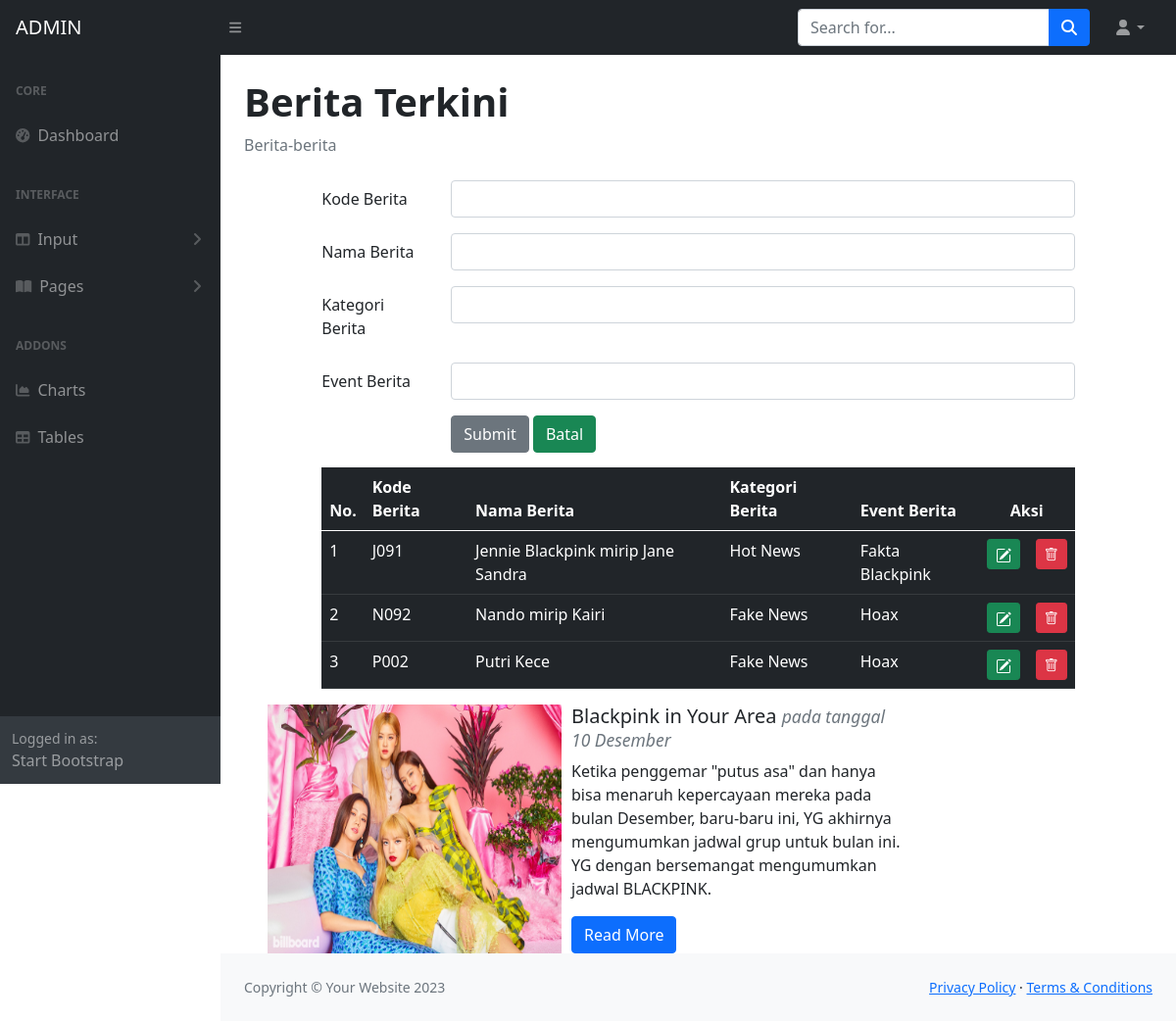
/ADMIN/b-berita.php, run on the app's committed database.
### tables this page shows
CREATE TABLE `jane` (
  `berita0141` char(4) NOT NULL,
  `beritaJUDUL` char(120) NOT NULL,
  `kategoriberitajane` char(225) NOT NULL,
  `event0141` char(250) NOT NULL
);

### ADMIN/berita.php (the view, shortened to what this page needs)
<!doctype html>
<?php
include "include/config.php";
?>
<head>
    <link rel="stylesheet" type="text/css" href="https://cdnjs.cloudflare.com/ajax/libs/select2/4.0.3/css/select2.min.css">
    <link rel="stylesheet" type="text/css" href="css/bootstrap.min.css">
    <link rel="stylesheet" href="https://cdn.jsdelivr.net/npm/bootstrap-icons@1.10.2/font/bootstrap-icons.css" integrity="
    sha384-b6lVK+yci+bfDmaY1u0zE8YYJt0TZxLEAFyYSLHId4xoVvsrQu3INevFKo+Xir8e">
</head>
<body>
<div class="row">
<div class="col-sm-1"></div>
<div class="col-sm-10">
<form method="POST">
<div class="mb-3 row">
    <label for="berita141" class="col-sm-2 col-form-label"> Kode Berita </label>
    <div class="col-sm-10">
      <input type="text" class="form-control" name="berita141"
      id="berita141">
    </div>
  </div>
  <div class="mb-3 row">
    <label for="beritaJUDUL" class="col-sm-2 col-form-label"> Nama Berita </label>
    <div class="col-sm-10">
      <input type="text" class="form-control" name="beritaJUDUL"
      id="beritaJUDUL">
    </div>
  </div>
  <div class="mb-3 row">
    <label for="kategoriberitajane" class="col-sm-2 col-form-label"> Kategori Berita </label>
    <div class="col-sm-10">
      <input type="text" class="form-control" name="kategoriberitajane"
      id="kategoriberitajane">
    </div>
  </div>
  <div class="mb-3 row">
    <label for="event141" class="col-sm-2 col-form-label"> Event Berita </label>
    <div class="col-sm-10">
      <input type="text" class="form-control" name="event141"
      id="event141">
    </div>
  </div>
  <div style="margin-bottom: 15px;" class="form-group row">
  <div class="col-sm-2"></div>
  <div class="col-sm-10">
    <input type="submit" name="Simpan" values="Simpan" class="btn btn-secondary">
    <input type="reset" class="btn btn-success" value="Batal" name="Batal">
  </div>
  </div>
</form>
<table class="table table-dark">
  <thead>
    <tr>
      <th scope="col"> No. </th>
      <th scope="col"> Kode Berita </th>
      <th scope="col"> Nama Berita </th>
      <th scope="col"> Kategori Berita </th>
      <th scope="col"> Event Berita </th>
      <th colspan="2" style="text-align: center">Aksi</th>
    </tr>
  </thead>
  <tbody>
  <?php
                    if(isset($_POST["kirim"]))
                    {
                        $search = $_POST["search"];
                        $query = mysqli_query($connection,  "select jane.* from jane
                            where beritaJUDUL like '%".$search."%'");
                    }else
                    {
                        $query = mysqli_query($connection, "select jane.* from jane");
                    }
                        $nomor = 1;
                        while($row = mysqli_fetch_array($query)) {
                    ?>
   <tr>
      <td><?php echo $nomor; ?></td>
      <td><?php echo $row['berita0141']; ?></td>
      <td><?php echo $row['beritaJUDUL']; ?></td>
      <td><?php echo $row['kategoriberitajane']; ?></td>
      <td><?php echo $row['event0141']; ?></td>
      <td width="5px">
        <a href="b-beritaEDIT.php?ubah=<?php echo $row["berita0141"]?>"
        class="btn btn-success btn-sm" title="Edit">
      </td>
        <td width="5px">
        <a href="beritaHAPUS.php?hapus=<?php echo $row["berita0141"] ?>"
        class="btn btn-danger btn-sm" title="HAPUS">
        <i class="bi bi-trash"></i>
        </a>
        </td>
    </tr>
   <?php $nomor = $nomor + 1; ?>
   <?php  } ?>
  </tbody>
</table>
</div>
</div>
<div class="container">
    <div class="row">
        <div class="col-sm-9">
            <div class="d-flex">
                <div class="flex-shrink-0">
                    <img style="width: 300px; height: 100%; margin-right: 10px;
                    text-align: justify"
                    src="images/blekping.png" alt="Kosong">
                </div>
                <div class="flex-grow-1">
                    <h5> Blackpink in Your Area <small class="text-muted">
                    <i>pada tanggal 10 Desember</i></small></h5>
                    <p>
                    Ketika penggemar "putus asa" dan hanya bisa menaruh kepercayaan mereka pada bulan Desember, baru-baru ini,
                    YG akhirnya mengumumkan jadwal grup untuk bulan ini. YG dengan bersemangat mengumumkan jadwal BLACKPINK.
                    </p>
                    <a href="" class="btn btn-primary"> Read More </a>
                </div>
            </div>
        </div>
</body>
</html>

### data on the page
jane: berita0141 "J091", beritaJUDUL "Jennie Blackpink mirip Jane Sandra", kategoriberitajane "Hot News", event0141 "Fakta Blackpink"
jane: berita0141 "N092", beritaJUDUL "Nando mirip Kairi", kategoriberitajane "Fake News", event0141 "Hoax"
jane: berita0141 "P002", beritaJUDUL "Putri Kece", kategoriberitajane "Fake News", event0141 "Hoax"
